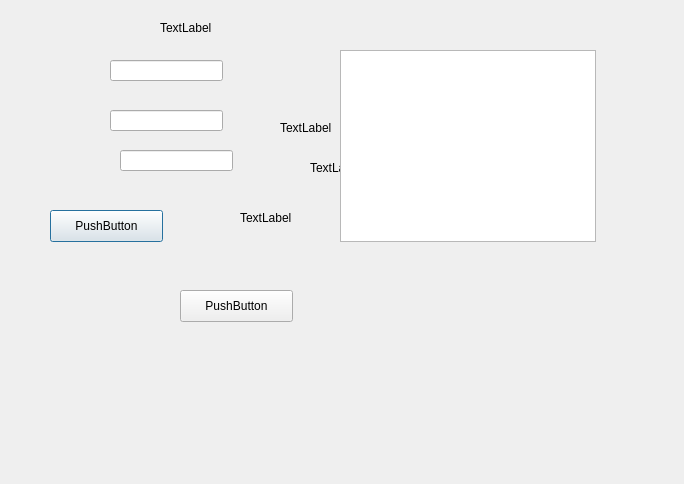
<?xml version="1.0" encoding="UTF-8"?>
<ui version="4.0">
 <class>adminChangeFoodPrice</class>
 <widget class="QDialog" name="adminChangeFoodPrice">
  <property name="geometry">
   <rect>
    <x>0</x>
    <y>0</y>
    <width>684</width>
    <height>484</height>
   </rect>
  </property>
  <property name="windowTitle">
   <string>Dialog</string>
  </property>
  <widget class="QLineEdit" name="foodEdit">
   <property name="geometry">
    <rect>
     <x>110</x>
     <y>110</y>
     <width>113</width>
     <height>21</height>
    </rect>
   </property>
  </widget>
  <widget class="QLineEdit" name="cityEdit">
   <property name="geometry">
    <rect>
     <x>110</x>
     <y>60</y>
     <width>113</width>
     <height>21</height>
    </rect>
   </property>
  </widget>
  <widget class="QLabel" name="cityLabel">
   <property name="geometry">
    <rect>
     <x>280</x>
     <y>120</y>
     <width>59</width>
     <height>16</height>
    </rect>
   </property>
   <property name="text">
    <string>TextLabel</string>
   </property>
  </widget>
  <widget class="QLabel" name="foodPriceLabel">
   <property name="geometry">
    <rect>
     <x>310</x>
     <y>160</y>
     <width>59</width>
     <height>16</height>
    </rect>
   </property>
   <property name="text">
    <string>TextLabel</string>
   </property>
  </widget>
  <widget class="QLabel" name="welcomeLabel">
   <property name="geometry">
    <rect>
     <x>160</x>
     <y>20</y>
     <width>59</width>
     <height>16</height>
    </rect>
   </property>
   <property name="text">
    <string>TextLabel</string>
   </property>
  </widget>
  <widget class="QPushButton" name="updateButton">
   <property name="geometry">
    <rect>
     <x>50</x>
     <y>210</y>
     <width>113</width>
     <height>32</height>
    </rect>
   </property>
   <property name="text">
    <string>PushButton</string>
   </property>
  </widget>
  <widget class="QLineEdit" name="foodPriceEdit">
   <property name="geometry">
    <rect>
     <x>120</x>
     <y>150</y>
     <width>113</width>
     <height>21</height>
    </rect>
   </property>
  </widget>
  <widget class="QLabel" name="foodLabel">
   <property name="geometry">
    <rect>
     <x>240</x>
     <y>210</y>
     <width>59</width>
     <height>16</height>
    </rect>
   </property>
   <property name="text">
    <string>TextLabel</string>
   </property>
  </widget>
  <widget class="QTableView" name="tableView">
   <property name="geometry">
    <rect>
     <x>340</x>
     <y>50</y>
     <width>256</width>
     <height>192</height>
    </rect>
   </property>
  </widget>
  <widget class="QPushButton" name="showAll">
   <property name="geometry">
    <rect>
     <x>180</x>
     <y>290</y>
     <width>113</width>
     <height>32</height>
    </rect>
   </property>
   <property name="text">
    <string>PushButton</string>
   </property>
  </widget>
 </widget>
 <resources/>
 <connections/>
</ui>
